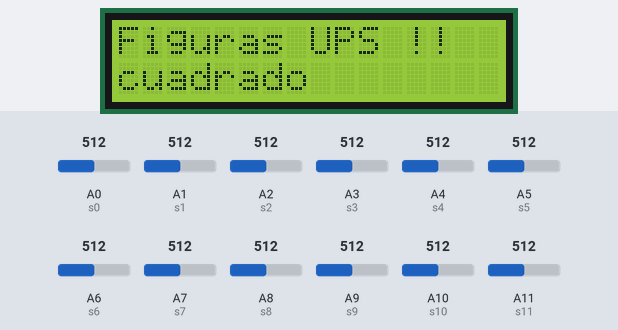
A sketch run on a simulated Arduino Mega 2560, built with avr-gcc and run on an emulated ATmega2560. On the bench: 16×2 character LCD. The test bench sets the inputs (shaded band); at power-on: A0 (s0) = 512, A6 (s6) = 512, A5 (s5) = 512, A1 (s1) = 512, A2 (s2) = 512, A3 (s3) = 512, A4 (s4) = 512, A7 (s7) = 512, A8 (s8) = 512, A9 (s9) = 512, A10 (s10) = 512, A11 (s11) = 512. What the sketch prints to the serial monitor is not drawn.

Above: at 1.2 s.
1.3 s: A0 (s0) set to 606
3.3 s: A0 (s0) set to 642
At 5.4 s:
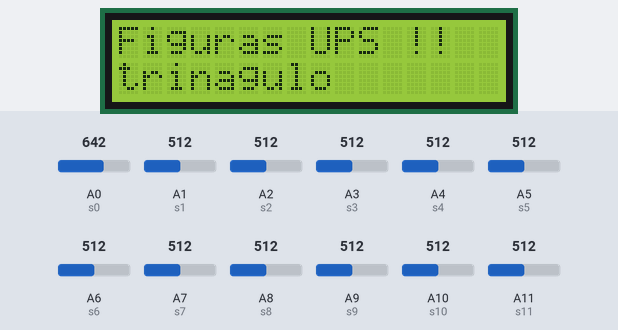
5.7 s: A6 (s6) set to 113
7.5 s: A6 (s6) set to 93
At 9.3 s:
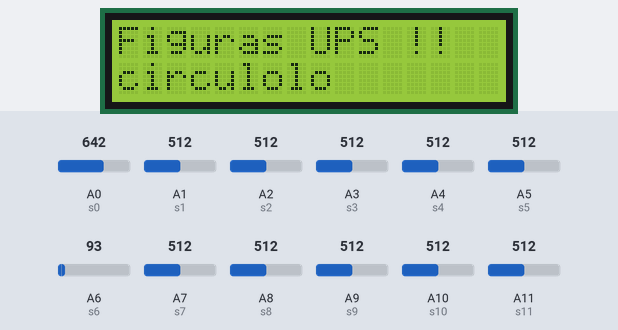
9.9 s: A5 (s5) set to 924
11.6 s: A5 (s5) set to 945
At 13.8 s:
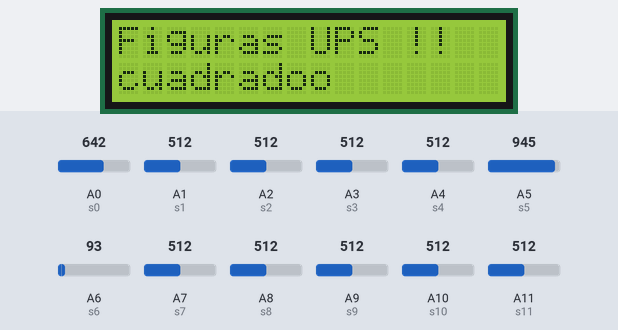
Timing chart, 0 to 15.0 s (numbered marks = the images above; inputs shaded):
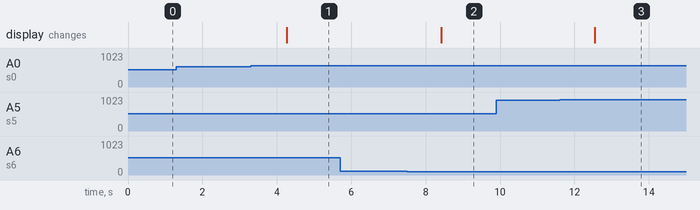

The sketch:

RNLDRS.ino
```cpp
#include "math.h"
#include <Wire.h>
#include <LiquidCrystal_I2C.h>
//Crear el objeto lcd  dirección  0x3F y 16 columnas x 2 filas
LiquidCrystal_I2C lcd(0x23,16,2);  //

//ENTRADAS SENSORES
int s0 = A0;
int s1 = A1;
int s2 = A2;
int s3 = A3;
int s4 = A4;
int s5 = A5;
int s6 = A6;
int s7 = A7;
int s8 = A8;
int s9 = A9;
int s10 = A10;
int s11 = A11;


int p1 = 0;
int p2 = 0;
int p3 = 0;
int p4 = 0;
int p5 = 0;
int p6 = 0;
int p7 = 0;
int p8 = 0;
int p9 = 0;
int p10 = 0;
int p11 = 0;
int p12 = 0;

float n1 , n2 , n3, n4, n5, n6, n7, n8 , n9, n10 , n11, n12,n13,n14,n15; // variables de las salidas de las neuronas
float a1 , a2 , a3, a4, a5, a6, a7, a8 , a9, a10 , a11, a12 ; // las salidas de las funciones de activacion
float e=2.7182818 ; // Definimos e para trabjar con la tanjente hiperbolica


void setup() {

   pinMode (s0 , INPUT);
   pinMode (s1 , INPUT);
   pinMode (s2 , INPUT);
   pinMode (s3 , INPUT);
   pinMode (s4 , INPUT);
   pinMode (s5 , INPUT);
   pinMode (s6 , INPUT);
   pinMode (s7 , INPUT);
   pinMode (s8 , INPUT);
   pinMode (s9 , INPUT);
   pinMode (s10 , INPUT);
   pinMode (s11 , INPUT);
   Serial.begin(9600);
   lcd.init();

  }


void loop()
{

  lcd.setBacklight(HIGH);
  lcd.setCursor(0,0);
  lcd.print("Figuras UPS !!");

   p1 = analogRead(s0);
   p2 = analogRead(s1);
   p3 = analogRead(s2);
   p4 = analogRead(s3);
   p5 = analogRead(s4);
   p6 = analogRead(s5);
   p7 = analogRead(s6);
   p8 = analogRead(s7);
   p9 = analogRead(s8);
   p10 = analogRead(s9);
   p11 = analogRead(s10);
   p12 = analogRead(s11);


   Serial.print(p1);
   Serial.print(" ");
   Serial.print(p2);
   Serial.print(" ");
   Serial.print(p3);
   Serial.print(" ");
   Serial.print(p4);
   Serial.print(" ");
   Serial.print(p5);
   Serial.print(" ");
   Serial.print(p6);
   Serial.print(" ");
   Serial.print(p7);
   Serial.print(" ");
   Serial.print(p8);
   Serial.print(" ");
   Serial.print(p9);
   Serial.print(" ");
   Serial.print(p10);
   Serial.print(" ");
   Serial.print(p11);
   Serial.print(" ");
   Serial.print(p12);
   Serial.println(" ");


   // definimos la sumatoria de nuestra neurona

n1= p1 * (-0.0027) + p2 * (0.0012) + p3 * (-0.0006) + p4 * (0.0019) + p5 * ( 0.0024) + p6* (0.0009) + p7 * ( 0.0005) + p8 * (-0.0016) + p9 * (0.0032) + p10 * (-0.0005) + p11 * (0.0007) + p12 * (-0.0004) + (-0.8071) ;
n2= p1 * (-0.0011) + p2 * ( 0.0010) + p3 * (0.0007) + p4 * (0.0032) + p5 * (-0.0015) + p6* (0.0017) + p7 * (0.0045) + p8 * (0.0000) + p9 * (0.0024) + p10 * (-0.0009) + p11 * (0.0004) + p12 * (-0.0008) + (0.6439) ;
n3= p1 * (-0.0007) + p2 * (-0.0017) + p3 * (-0.0034) + p4 * (0.0023) + p5 * (0.0001) + p6* (0.0021) + p7 * (0.0024) + p8 * (-0.0014) + p9 * (0.0023) + p10 * (-0.0002) + p11 * (0.0006) + p12 * (0.0004) + (2.0218) ;
n4= p1 * (0.0021) + p2 * (0.0023) + p3 * (0.0012) + p4 * (-0.0015) + p5 * (-0.0031) + p6* (-0.0023) + p7 * (0.0010) + p8 * (-0.0004) + p9 * (0.0020) + p10 * (-0.0021) + p11 * (-0.0001) + p12 * (0.0000) + (-1.2393) ;
n5= p1 * (-0.0034) + p2 * (0.0014) + p3 * (0.0009) + p4 * (-0.0021) + p5 * (0.0014) + p6* (-0.0019) + p7 * (-0.0029) + p8 * (0.0025) + p9 * (0.0009) + p10 * (-0.0005) + p11 * (0.0014) + p12 * (-0.0005) + (1.0027) ;
n6= p1 * (0.0016) + p2 * (-0.0029) + p3 * (0.0006) + p4 * (0.0013) + p5 * (0.0006) + p6* (-0.0042) + p7 * (-0.0008) + p8 * (-0.0014) + p9 * (0.0014) + p10 * (-0.0018) + p11 * (-0.0019) + p12 * (-0.0024) + (1.0989) ;
n7= p1 * (-0.0017) + p2 * (-0.0031) + p3 * (-0.0029) + p4 * (0.0028) + p5 * (-0.0003) + p6* (0.0015) + p7 * (0.0021) + p8 * (-0.0015) + p9 * (-0.0006) + p10 * (-0.0017) + p11 * (-0.0003) + p12 * (-0.0001) + (-2.2818) ;
n8= p1 * (-0.0025) + p2 * (0.0024) + p3 * (-0.0005) + p4 * (-0.0019) + p5 * (0.0003) + p6* (-0.0016) + p7 * (0.0001) + p8 * (0.0009) + p9 * (0.0014) + p10 * (0.0003) + p11 * (0.0004) + p12 * (-0.0001) + (-0.0355) ;
n9= p1 * (-0.0007) + p2 * (0.0008) + p3 * (-0.0021) + p4 * (-0.0033) + p5 * (0.0015) + p6* (-0.0031) + p7 * (0.0012) + p8 * (0.0012) + p9 * (-0.0012) + p10 * (-0.0006) + p11 * (-0.0019) + p12 * (-0.0009) + (-0.9654) ;
n10= p1 * (0.0020) + p2 * (-0.0001) + p3 * (0.0015) + p4 * (0.0030) + p5 * (0.0008) + p6* (-0.0021) + p7 * (0.0037) + p8 * (0.0016) + p9 * (0.0017) + p10 * (0.0003) + p11 * (-0.0012) + p12 * (-0.0019) + (0.7761) ;
n11= p1 * (-0.0015) + p2 * (-0.0003) + p3 * (0.0019) + p4 * (0.0023) + p5 * (0.0002) + p6* ( 0.0014) + p7 * (0.0018) + p8 * (-0.0005) + p9 * (0.0039) + p10 * (0.0008) + p11 * (-0.0012) + p12 * (0.0008) + (-3.6886) ;
n12= p1 * (-0.0023) + p2 * (0.0003) + p3 * (-0.0014) + p4 * (0.0031) + p5 * (-0.0017) + p6* (-0.0002) + p7 * (-0.0025) + p8 * (-0.0005) + p9 * (0.0001) + p10 * (-0.0028) + p11 * (0.0014) + p12 * (-0.0014) + (1.1725) ;


   a1 = tansig ( n1 ) ;
   a2 = tansig ( n2 );
   a3 = tansig ( n3 );
   a4 = tansig ( n4);
   a5 = tansig ( n5);
   a6 = tansig ( n6);
   a7 = tansig ( n7);
   a8 = tansig ( n8);
   a9 = tansig ( n9);
   a10 = tansig ( n10);
   a11 = tansig ( n11);
   a12 = tansig ( n12);

n13 = a1 *(-0.5930) + a2 *(-0.8929) + a3 *(-0.6694) + a4 *(-0.3404) + a5 *(-0.8600) + a6 *(-0.4271) + a7 *(0.0242) + a8 *(0.4642) + a9 *(-0.5210)+ a10 *(0.6848)+ a11 *(0.5878)+a12 *( 0.3752) + (0.6591) ;
n14 = a1 *(0.6275) + a2 *(-0.2499) + a3 *(0.8244) + a4 *(-0.5915) + a5 *(0.9001) + a6 *(0.3743) + a7 *(0.4427) + a8 *(0.4997) + a9 *(0.0417)+ a10 *(0.3258)+ a11 *(-0.0618) + a12 *(0.9737) + (0.4122) ;
n15 = a1 *(-0.2132) + a2 *(0.5500) + a3 *(-0.3616) + a4 *(0.5344) + a5 *(-0.6835) + a6 *(-0.7177) + a7 *(0.8577) + a8 *(-0.18540) + a9 *(-0.5618)+ a10 *(0.6325)+ a11 *(-0.3810) + a12 *(0.5399) + (0.1907) ;


n13=round(n13); //redondeamos para que no salga - negativos
n14=round(n14); //redondeamos para que no salga – negativos
n15=round(n15); //redondeamos para que no salga - negativos

Serial.println(n13);
Serial.println(n14);
Serial.println(n15);


if(n13==1)
{

  Serial.println("cuadrado");
  lcd.setCursor(0,1);
  lcd.print("cuadrado");
}

if(n14==1)
{

  Serial.println("circulo");
  lcd.setCursor(0,1);
  lcd.print("circulo");
}

if(n15==1)
{
  Serial.println("triangulo");
  lcd.setCursor(0,1);
 lcd.print("trinagulo");
}

   delay(1000);
   }


   // definimos la funcion tangente hiperbolica
// funcion tansig
float tansig ( float x ) {
  float a ;

  a = ( pow ( e , x ) -pow ( e , -x ) ) / ( pow ( e , x ) + pow ( e , -x ) ) ;
  return a ; // regreseamos el valor de a
  }
```

Measured:
- the behaviour switches between 624 and 625 on A0 (s0) (found by bisection; images 0 and 1)
- the behaviour switches between 103 and 102 on A6 (s6) (found by bisection; images 1 and 2)
- the behaviour switches between 936 and 937 on A5 (s5) (found by bisection; images 2 and 3)
- after the input at 1.3 s, every drawn part: stays the same
- after the input at 3.3 s, the display: changes after 0.97 s (image 1)
- after the input at 5.7 s, every drawn part: stays the same
- after the input at 7.5 s, the display: changes after 0.92 s (image 2)
- after the input at 9.9 s, every drawn part: stays the same
- after the input at 11.6 s, the display: changes after 0.95 s (image 3)
